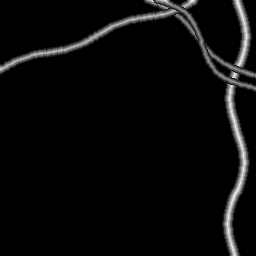
#> input picture _sample_gt.png, 256 x 256 px
$ jupyter execute postprocessing.ipynb
#> lines starting #> are read from the running program, lines starting #| are printed output that depends on the picture; after the words box and inside, x2 and y2 are one past the last pixel; in counts of white or black regions, pixels touching at a corner belong together; long printed decimals are rounded
### postprocessing_utils.py
#!/usr/bin/env python
# -*- coding: utf-8 -*-

from skimage.segmentation import watershed
import numpy as np
from skimage.measure import label
from skimage.morphology import reconstruction, dilation, erosion, disk, diamond, square
from skimage import img_as_ubyte


def PrepareProb(img, convertuint8=True, inverse=True):
    """
    Prepares the prob image for post-processing, it can convert from
    float -> to uint8 and it can inverse it if needed.
    """
    if convertuint8:
        img = img_as_ubyte(img)
    if inverse:
        img = 255 - img
    return img


def HreconstructionErosion(prob_img, h):
    """
    Performs a H minimma reconstruction via an erosion method.
    """

    def making_top_mask(x, lamb=h):
       return min(255, x + lamb)

    f = np.vectorize(making_top_mask)
    shift_prob_img = f(prob_img)

    seed = shift_prob_img
    mask = prob_img
    recons = reconstruction(
        seed, mask, method='erosion').astype(np.dtype('ubyte'))
    return recons


def find_maxima(img, convertuint8=False, inverse=False, mask=None):
    """
    Finds all local maxima from 2D image.
    """
    img = PrepareProb(img, convertuint8=convertuint8, inverse=inverse)
    recons = HreconstructionErosion(img, 1)
    if mask is None:
        return recons - img
    else:
        res = recons - img
        res[mask==0] = 0
        return res
# [7 lines left out: function GetContours, not called in this run]


def generate_wsl(ws):
    """
    Generates watershed line that correspond to areas of
    touching objects.
    """
    se = square(3)

    ero = ws.copy()

    ero[ero == 0] = ero.max() + 1

    ero = erosion(ero, se)
    #ero = erosion(ero)

    ero[ws == 0] = 0

    grad = dilation(ws, se) - ero
    #grad = dilation(ws) - ero
    grad[ws == 0] = 0
    grad[grad > 0] = 255
    grad = grad.astype(np.uint8)
    return grad

def DynamicWatershedAlias(p_img, lamb, p_thresh = 0.5):
    """
    Applies our dynamic watershed to 2D prob/dist image.
    """
    b_img = (p_img > p_thresh) + 0 # binarizacion
    Probs_inv = PrepareProb(p_img) # to int and inversa


    Hrecons = HreconstructionErosion(Probs_inv, lamb)
    markers_Probs_inv = find_maxima(Hrecons, mask = b_img)
    #tmp = markers_Probs_inv.copy()
    markers_Probs_inv = label(markers_Probs_inv)
    ws_labels = watershed(Hrecons, markers_Probs_inv, mask=b_img)
    arrange_label = ArrangeLabel(ws_labels)

    #print(arrange_label.shape)

    wsl = generate_wsl(arrange_label)
    arrange_label[wsl > 0] = 0

    #return arrange_label
    #b_img[b_img==True] = 255
    return arrange_label

def ArrangeLabel(mat):
    """
    Arrange label image as to effectively put background to 0.
    """
    val, counts = np.unique(mat, return_counts=True)
    background_val = val[np.argmax(counts)]
    mat = label(mat, background = background_val)
    if np.min(mat) < 0:
        mat += np.min(mat)
        mat = ArrangeLabel(mat)
    return mat


def PostProcess(prob_image, param=7, thresh = 0.5):
    """
    Perform DynamicWatershedAlias with some default parameters.
    """
    segmentation_mask = DynamicWatershedAlias(prob_image, param, thresh)
    return segmentation_mask

### postprocessing.ipynb
[cell 1]
from postprocessing_utils import PostProcess
import cv2
import matplotlib.pyplot as plt
import numpy as np
from skimage.measure import label, regionprops
from skimage import morphology

[cell 2]
distance_map = cv2.imread('_sample_gt.png', 0)
#> distance_map is the input picture: shape (256, 256); min 0, max 16, mean 0.622

# normalizar solo para sacar segmentos
dm_normalized = cv2.normalize(distance_map, None, 0, 255, cv2.NORM_MINMAX)
segmentos = PostProcess(dm_normalized, 40, 16)
#> in DynamicWatershedAlias, `b_img = (p_img > p_thresh) + 0`:
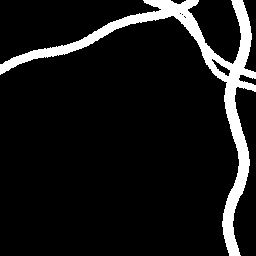
#> b_img: shape (256, 256) int64; values 0 (black) and 1 (white), 9.4% white; 1 white region, box (x1, y1, x2, y2) and area: (0, 0, 256, 256) 6148
#> in PrepareProb, `img = 255 - img`:
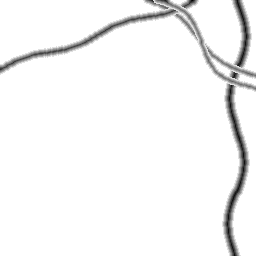
#> img: shape (256, 256); min 0, max 255, mean 245.1
#> in HreconstructionErosion, `shift_prob_img = f(prob_img)`:
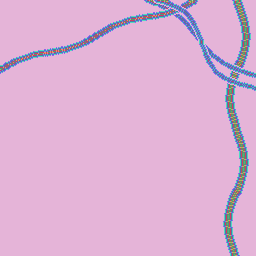
#> shift_prob_img: shape (256, 256) int64; 14 distinct labels, from 40 to 255; one colour per label, 0 black
#> call 2 of HreconstructionErosion, with h = 1
#> in HreconstructionErosion (call 2), `shift_prob_img = f(prob_img)`:
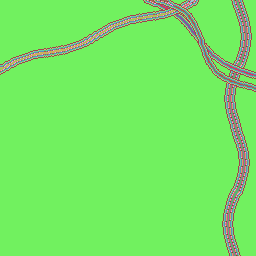
#> shift_prob_img: shape (256, 256) int64; 18 distinct labels, from 41 to 255; one colour per label, 0 black
#> in find_maxima, `res = recons - img`: res: shape (256, 256); values 0 (black) and 1 (white), 0.93% white in thin lines or dots
#> in DynamicWatershedAlias, `markers_Probs_inv = label(markers_Probs_inv)`: markers_Probs_inv: shape (256, 256) int64; 12 distinct labels, from 0 to 11
#> in DynamicWatershedAlias, `ws_labels = watershed(Hrecons, markers_Probs_inv, mask=b_img)`:
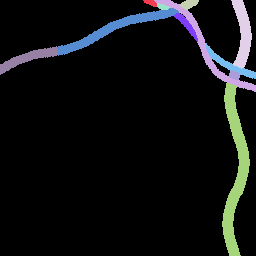
#> ws_labels: shape (256, 256) int64; 12 distinct labels, from 0 to 11; one colour per label, 0 black
#> in ArrangeLabel, `val, counts = np.unique(mat, return_counts=True)`: val = [0, 1, 2, 3, 4, 5, 6, 7, 8, 9, 10, 11]; counts = [59388, 63, 888, 124, 769, 60, 1111, 194, 370, 544, 79, 1946]
#> in ArrangeLabel, `background_val = val[np.argmax(counts)]`: background_val = 0
#> in generate_wsl, `ero[ero == 0] = ero.max() + 1`: ero: shape (256, 256) int64; 12 distinct labels, from 1 to 12
#> in generate_wsl, `ero = erosion(ero, se)`:
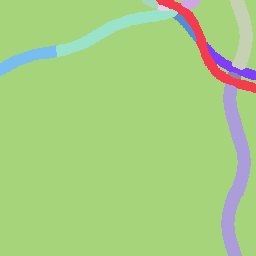
#> ero: shape (256, 256) int64; 12 distinct labels, from 1 to 12; one colour per label, 0 black
#> in generate_wsl, `ero[ws == 0] = 0`: ero: shape (256, 256) int64; 12 distinct labels, from 0 to 11
#> in generate_wsl, `grad = dilation(ws, se) - ero`:
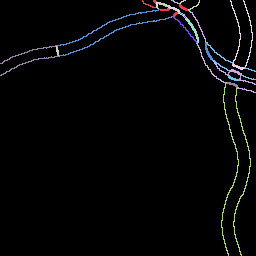
#> grad: shape (256, 256) int64; 12 distinct labels, from 0 to 11; one colour per label, 0 black
#> in generate_wsl, `grad[grad > 0] = 255`: grad: shape (256, 256) int64; 0.65% white in thin lines or dots, all inside (x1, y1, x2, y2) = (56, 0, 245, 88)
#> in DynamicWatershedAlias, `arrange_label[wsl > 0] = 0`:
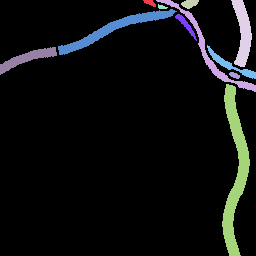
#> arrange_label: shape (256, 256) int64; 12 distinct labels, from 0 to 11; one colour per label, 0 black

plt.figure(figsize=(20,20))
# plt.subplot(1,3,1), plt.title('Sample Fiber'), plt.imshow(sample)
plt.subplot(1,2,1), plt.title('Distance Map Prediction'), plt.imshow(distance_map, cmap='gray')
plt.subplot(1,2,2), plt.title('Postprocessing'), plt.imshow(segmentos, cmap='jet')
plt.show()

[cell 3]
# retornamos dm a sus valores originales
distance_map = (distance_map / 255) / 0.01
print("distance_map.dtype:", distance_map.dtype)
#| distance_map.dtype: float64
print('distance_map.max():', distance_map.max())
#| distance_map.max(): 6.275

regions = regionprops(segmentos)
#> regions = 11 regions; largest, box (x1, y1, x2, y2) and area: (222, 84, 250, 256) 1931, (58, 9, 177, 55) 1068, (231, 0, 252, 67) 753, (156, 0, 256, 92) 735, (0, 47, 57, 75) 534
diameters = {}

for i,props in enumerate(regions):

    seg = segmentos==i+1

    skel = morphology.skeletonize(seg, method='lee')

    plt.figure(figsize=(10,10))
    plt.subplot(121), plt.imshow(seg, cmap='gray')
    plt.subplot(122), plt.imshow(skel, cmap='gray')
    plt.show()

    # mostrar dm correspondiente
    # seleccionar valores del dm donde skel>0, multiplicar por 2 y crear diccionario de diametros
    all_diametros = np.floor(distance_map[skel>0]*2)
    # print(all_diametros.max())

    unique, counts = np.unique(all_diametros, return_counts=True)

    diam_ocur = dict(zip(unique, counts))

    for k,v in diam_ocur.items():
        diameters[k] = diameters.get(k,0) + v
#> this loop made 11 passes
#> (unique, counts, diam_ocur) on passes 2, 4, 6, 7, 8, 9, 11: ([3, 4, 5, 6, 7, 8, 9], [3, 11, 38, 33, 39, 1, 2], {3: 3, 4: 11, 5: 38, 6: 33, 7: 39, 8: 1, 9: 2}), ([9, 10, 11], [11, 28, 18], {9: 11, 10: 28, 11: 18}), ([5, 6, 7, 8, 9, 10], [2, 3, 23, 39, 46, 2], {5: 2, 6: 3, 7: 23, 8: 39, 9: 46, 10: 2}), ([1, 2, 3, 4, 5, 6], [3, 3, 2, 7, 8, 2], {1: 3, 2: 3, 3: 2, 4: 7, 5: 8, 6: 2}), ([2, 3, 4, 5, 6, 7], [1, 1, 4, 6, 16, 22], {2: 1, 3: 1, 4: 4, 5: 6, 6: 16, 7: 22}), ([7, 8, 9, 10], [9, 20, 20, 1], {7: 9, 8: 20, 9: 20, 10: 1}), ([9, 10, 11], [24, 90, 48], {9: 24, 10: 90, 11: 48})
#> (all_diametros, unique, counts, diam_ocur) on passes 1, 3, 10: ([1, 3, 4, 3, 3, 4, 5, 4, 3, 4, 3], [1, 3, 4, 5], [1, 5, 4, 1], {1: 1, 3: 5, 4: 4, 5: 1}), ([10, 7, 7, 6, 5, 9], [5, 6, 7, 9, 10], [1, 1, 2, 1, 1], {5: 1, 6: 1, 7: 2, 9: 1, 10: 1}), ([7, 9, 11, 9, 7, 4], [4, 7, 9, 11], [1, 2, 2, 1], {4: 1, 7: 2, 9: 2, 11: 1})
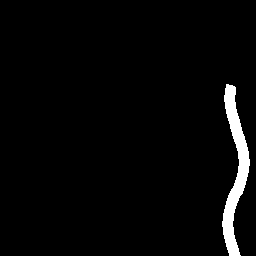
#> seg: shape (256, 256) bool; 2.9% white; 1 white region, box (x1, y1, x2, y2) and area: (222, 84, 250, 256) 1931
#> after the loop, diameters = 11 items

# print(np.sum(all_diametros) / all_diametros.shape[0])
#print('Promedio: ', )

[cell 4]
plt.bar(list(diameters.keys()), diameters.values())
plt.ylabel('Frecuencia')
plt.xlabel('Diámetros')
plt.show()
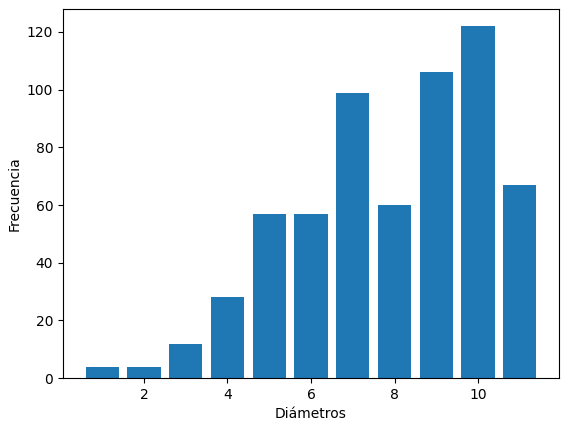
#> figure drawn by matplotlib, 1 panel; tallest bar 122 high, from x = 9.6 to 10.4

[cell 5]
suma = 0
contador = 0
for k,v in diameters.items():
  # v = (v / 255) / 0.01
  suma += k*v
  contador += v
#> this loop made 11 passes
#> (k, v, suma, contador) on passes 1 to 11: (1, 4, 4, 4), (3, 12, 40, 16), (4, 28, 152, 44), (5, 57, 437, 101), (6, 57, 779, 158), (7, 99, 1472, 257), (8, 60, 1952, 317), (9, 106, 2906, 423), (10, 122, 4126, 545), (11, 67, 4863, 612), (2, 4, 4871, 616)
#> after the loop, contador = 616; suma = 4871

print('contador = ', contador)
#| contador =  616
print('promedio = ', suma / contador)
#| promedio =  7.907

#print('x=', (4/255)*(suma/contador))
